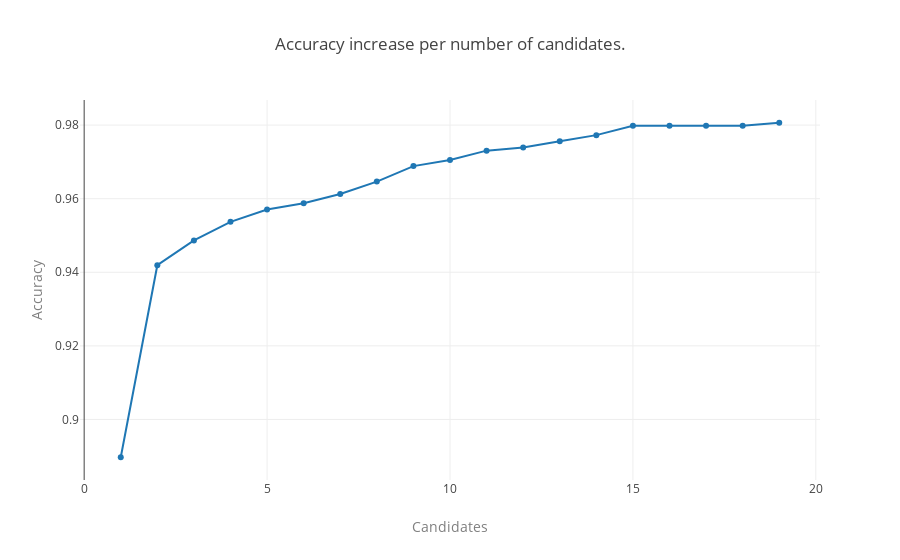

This figure's notebook cell:
### Code cell
fig = go.Figure(data=[eval_trace], layout=multi_candidate_eval_layout)

iplot(fig, show_link=False)

### Figure 1 — Plotly figure (JSON) as saved in the notebook; plotly's stock layout.template omitted (floating-point values rounded to 4 significant figures)
{"data": [{"type": "scatter", "x": [1, 2, 3, 4, 5, 6, 7, 8, 9, 10, 11, 12, 13, 14, 15, 16, 17, 18, 19], "y": [0.8897, 0.9419, 0.9487, 0.9537, 0.9571, 0.9588, 0.9613, 0.9646, 0.9689, 0.9705, 0.9731, 0.9739, 0.9756, 0.9773, 0.9798, 0.9798, 0.9798, 0.9798, 0.9806, 0.9806]}], "layout": {"title": "Accuracy increase per number of candidates.", "xaxis": {"title": "Candidates", "titlefont": {"color": "grey"}}, "yaxis": {"title": "Accuracy", "titlefont": {"color": "grey"}}}}
